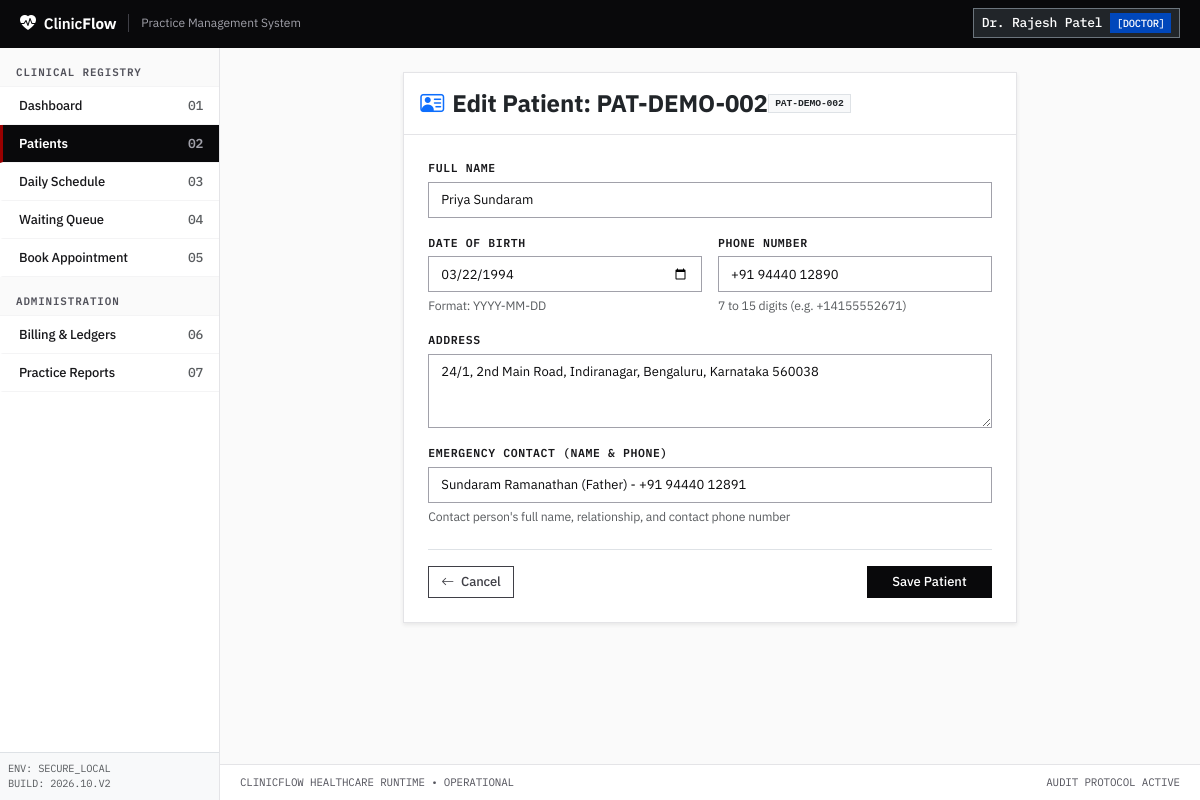
The app's page /patients/2/edit (signed in) with its own data.
### app/models/user.py (models this page shows, shortened)
class User(UserMixin, db.Model):
    __tablename__ = 'users'
    id = db.Column(db.Integer, primary_key=True)
    name = db.Column(db.String(100), nullable=False)
    email = db.Column(db.String(120), unique=True, nullable=False, index=True)
    password_hash = db.Column(db.String(256), nullable=False)
    role = db.Column(db.String(30), nullable=False, default=Role.RECEPTIONIST)
    is_active = db.Column(db.Boolean, default=True, nullable=False)
    created_at = db.Column(db.DateTime, default=lambda: datetime.now(timezone.utc), nullable=False)
    def is_admin(self) -> bool:
        return self.role == Role.ADMIN

### app/models/patient.py (models this page shows, shortened)
class Patient(db.Model):
    __tablename__ = 'patients'
    id = db.Column(db.Integer, primary_key=True)
    patient_code = db.Column(db.String(32), unique=True, nullable=False, index=True)
    full_name = db.Column(db.String(120), nullable=False, index=True)
    date_of_birth = db.Column(db.Date, nullable=False)
    phone = db.Column(db.String(25), nullable=False, index=True)
    address = db.Column(db.Text, nullable=False)
    emergency_contact = db.Column(db.String(120), nullable=False)
    is_archived = db.Column(db.Boolean, default=False, nullable=False, index=True)
    archive_reason = db.Column(db.String(255), nullable=True)
    created_at = db.Column(db.DateTime, default=lambda: datetime.now(timezone.utc), nullable=False)
    updated_at = db.Column(
        db.DateTime,
        default=lambda: datetime.now(timezone.utc),
        onupdate=lambda: datetime.now(timezone.utc),
        nullable=False
    )

### app/routes/patients.py (the view, shortened to what this page needs)
@bp.route('/<int:patient_id>/edit', methods=['GET', 'POST'])
@staff_required
def edit(patient_id):
    patient = db.get_or_404(Patient, patient_id)
    form = PatientForm(obj=patient)
    return render_template('patients/form.html', form=form, patient=patient, title=f'Edit Patient: {patient.patient_code}')

### app/forms.py (shortened to what this page needs)
class PatientForm(FlaskForm):
    full_name = StringField('Full Name', validators=[
        DataRequired(message='Patient full name is required.'),
        Length(min=2, max=120, message='Name must be between 2 and 120 characters.')
    ])
    date_of_birth = DateField('Date of Birth', format='%Y-%m-%d', validators=[
        DataRequired(message='Valid date of birth is required (YYYY-MM-DD).')
    ])
    phone = StringField('Phone Number', validators=[
        DataRequired(message='Contact phone number is required.'),
        Length(min=7, max=25, message='Phone number must be between 7 and 25 characters.')
    ])
    address = TextAreaField('Address', validators=[
        DataRequired(message='Residential address is required.'),
        Length(min=5, max=500, message='Address must be between 5 and 500 characters.')
    ])
    emergency_contact = StringField('Emergency Contact (Name & Phone)', validators=[
        DataRequired(message='Emergency contact details are required.'),
        Length(min=3, max=120, message='Emergency contact must be between 3 and 120 characters.')
    ])
    submit = SubmitField('Save Patient')

### app/models/user.py (called while the page is built)
@login_manager.user_loader
def load_user(user_id):
    try:
        return db.session.get(User, int(user_id))
    except (TypeError, ValueError):
        return None

### app/security.py (called while the page is built)
def role_required(*allowed_roles):
    def decorator(f):
        @wraps(f)
        def decorated_function(*args, **kwargs):
            if not current_user.is_authenticated:
                flash('Please log in to access this page.', 'warning')
                return redirect(url_for('auth.login'))
            if not current_user.is_active:
                flash('Your account has been deactivated.', 'danger')
                return redirect(url_for('auth.logout'))
            if current_user.role not in allowed_roles:
                abort(403)
            return f(*args, **kwargs)
        return decorated_function
    return decorator

### app/templates/patients/form.html (shortened to what this page needs)
{% extends "base.html" %}
{% block content %}
<div class="row justify-content-center">
    <div class="col-lg-8">
        <div class="card shadow-sm border-0">
            <div class="card-header bg-white py-3">
                <div class="d-flex justify-content-between align-items-center">
                    <h4 class="card-title fw-bold mb-0">
                        <i class="bi bi-person-vcard text-primary me-2"></i>{{ title }}
                    </h4>
                    {% if patient is defined and patient %}
                        <span class="badge bg-light text-dark border font-monospace">{{ patient.patient_code }}</span>
                    {% endif %}
                </div>
            </div>
            <div class="card-body p-4">
                <form method="POST" novalidate>
                    <div class="row g-3">
                        <div class="col-md-12">
                            {{ form.full_name.label(class="form-label fw-semibold") }}
                            {{ form.full_name(class="form-control" + (" is-invalid" if form.full_name.errors else ""), placeholder="e.g. Johnathan Doe") }}
                        </div>
                        <div class="col-md-6">
                            {{ form.date_of_birth.label(class="form-label fw-semibold") }}
                            {{ form.date_of_birth(class="form-control" + (" is-invalid" if form.date_of_birth.errors else ""), type="date") }}
                            <div class="form-text">Format: YYYY-MM-DD</div>
                        </div>
                        <div class="col-md-6">
                            {{ form.phone.label(class="form-label fw-semibold") }}
                            {{ form.phone(class="form-control" + (" is-invalid" if form.phone.errors else ""), placeholder="+1234567890") }}
                            <div class="form-text">7 to 15 digits (e.g. +14155552671)</div>
                        </div>
                        <div class="col-12">
                            {{ form.address.label(class="form-label fw-semibold") }}
                            {{ form.address(class="form-control" + (" is-invalid" if form.address.errors else ""), rows="3", placeholder="Street Address, City, Postal Code") }}
                        </div>
                        <div class="col-12">
                            {{ form.emergency_contact.label(class="form-label fw-semibold") }}
                            {{ form.emergency_contact(class="form-control" + (" is-invalid" if form.emergency_contact.errors else ""), placeholder="Jane Doe (Spouse) - +14155559876") }}
                            <div class="form-text">Contact person's full name, relationship, and contact phone number</div>
                        </div>
                    </div>
                    <div class="d-flex justify-content-between align-items-center mt-4 pt-3 border-top">
                        <a href="{{ url_for('patients.index') }}" class="btn btn-outline-secondary">
                            <i class="bi bi-arrow-left me-1"></i> Cancel
                        </a>
                        {{ form.submit(class="btn btn-primary px-4") }}
                    </div>
                </form>
            </div>
        </div>
    </div>
</div>
{% endblock %}

### app/templates/base.html (shortened to what this page needs)
<!DOCTYPE html>
<html lang="en">
<head>
    <link href="https://cdn.jsdelivr.net/npm/bootstrap@5.3.3/dist/css/bootstrap.min.css" rel="stylesheet">
    <link href="https://cdn.jsdelivr.net/npm/bootstrap-icons@1.11.3/font/bootstrap-icons.min.css" rel="stylesheet">
</head>
<body>
    <header class="cf-masthead">
        <div class="d-flex align-items-center">
            <a class="cf-brand" href="{{ url_for('main.dashboard') }}">
                <i class="bi bi-heart-pulse-fill text-white fs-6"></i>
                <span>Clinic<strong class="text-white">Flow</strong></span>
            </a>
            <span class="cf-meta-tag d-none d-md-inline-block">Practice Management System</span>
        </div>
        <div>
            {% if current_user.is_authenticated %}
            <div class="dropdown">
                <button class="btn btn-sm btn-dark border border-secondary text-white font-mono py-1 px-2 d-flex align-items-center" type="button" id="userMenuButton" data-bs-toggle="dropdown" aria-expanded="false">
                    <span class="me-2">{{ current_user.name }}</span>
                    <span class="badge-role-{{ current_user.role }}">[{{ current_user.role|upper }}]</span>
                </button>
            </div>
            {% else %}
            <a href="{{ url_for('auth.login') }}" class="btn btn-sm btn-outline-light font-mono">
                [AUTH LOGIN]
            </a>
            {% endif %}
        </div>
    </header>
    <div class="cf-shell">
        {% if current_user.is_authenticated %}
        <nav class="cf-sidebar" id="sidebarNav">
            <div>
                <div class="cf-nav-section-label">CLINICAL REGISTRY</div>
                <a class="cf-nav-item {% if request.endpoint == 'main.dashboard' %}active{% endif %}" href="{{ url_for('main.dashboard') }}">
                    <span>Dashboard</span>
                    <span class="font-mono text-muted">01</span>
                </a>
                <a class="cf-nav-item {% if request.endpoint and 'patients' in request.endpoint %}active{% endif %}" href="{{ url_for('patients.index') }}">
                    <span>Patients</span>
                    <span class="font-mono text-muted">02</span>
                </a>
                <a class="cf-nav-item {% if request.endpoint == 'appointments.index' %}active{% endif %}" href="{{ url_for('appointments.index') }}">
                    <span>Daily Schedule</span>
                    <span class="font-mono text-muted">03</span>
                </a>
                <a class="cf-nav-item {% if request.endpoint == 'appointments.queue' %}active{% endif %}" href="{{ url_for('appointments.queue') }}">
                    <span>Waiting Queue</span>
                    <span class="font-mono text-muted">04</span>
                </a>
                <a class="cf-nav-item {% if request.endpoint == 'appointments.book' %}active{% endif %}" href="{{ url_for('appointments.book') }}">
                    <span>Book Appointment</span>
                    <span class="font-mono text-muted">05</span>
                </a>
                <div class="cf-nav-section-label">ADMINISTRATION</div>
                <a class="cf-nav-item {% if request.endpoint and 'billing' in request.endpoint %}active{% endif %}" href="{{ url_for('billing.index') }}">
                    <span>Billing & Ledgers</span>
                    <span class="font-mono text-muted">06</span>
                </a>
                <a class="cf-nav-item {% if request.endpoint and 'reports' in request.endpoint %}active{% endif %}" href="{{ url_for('reports.index') }}">
                    <span>Practice Reports</span>
                    <span class="font-mono text-muted">07</span>
                </a>
            </div>
            <div class="p-2 border-top bg-light font-mono text-muted" style="font-size: 0.65rem;">
                ENV: SECURE_LOCAL<br>
                BUILD: 2026.10.V2
            </div>
        </nav>
        {% endif %}
        <div class="cf-canvas">
            <main class="cf-main">
                {% block content %}{% endblock %}
            </main>
            <footer class="cf-footer">
                <div>CLINICFLOW HEALTHCARE RUNTIME &bull; OPERATIONAL</div>
                <div>AUDIT PROTOCOL ACTIVE</div>
            </footer>
        </div>
    </div>
</body>
</html>

### records on screen
User: name "Dr. Rajesh Patel", role "DOCTOR"
Patient: patient_code "PAT-DEMO-002", full_name "Priya Sundaram", date_of_birth "03/22/1994", phone "+91 94440 12890", address "24/1, 2nd Main Road, Indiranagar, Bengaluru, Karnataka 560038", emergency_contact "Sundaram Ramanathan (Father) - +91 94440 12891"

### other values on screen
{{ title }} "Edit Patient: PAT-DEMO-002"
